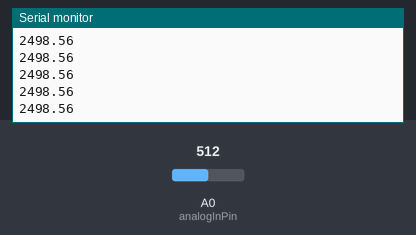
Bench run of a sketch on a simulated Arduino Uno, built with avr-gcc and run on an emulated ATmega328P. Parts: the last lines printed to the serial monitor. The test bench sets the inputs (shaded band); at power-on: A0 (analogInPin) = 512.

Above: at 1.2 s.
1.3 s: A0 (analogInPin) set to 716
At 1.9 s:
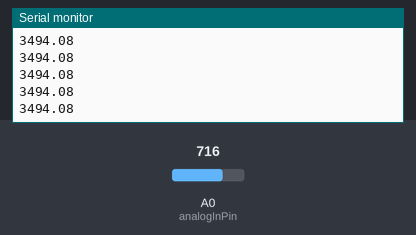
2.8 s: A0 (analogInPin) set to 900
At 3.5 s:
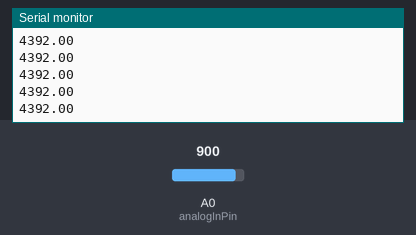
Timing chart, 0 to 5.8 s (numbered marks = the images above; inputs shaded):
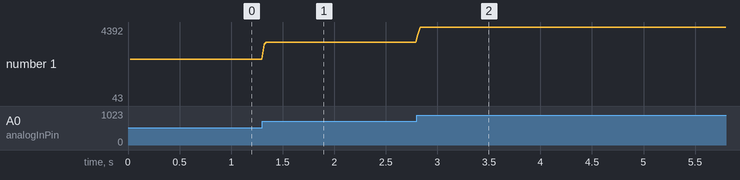

The sketch:

currsns_test.ino
```cpp
/*  SparkFun ACS712 and ACS723 Demo
    Created by George Beckstein for SparkFun
    4/30/2017
    Updated by SFE
    6/14/2018
    Uses an Arduino to set up the ACS712 and ACS723 Current Sensors
    See the product page at: https://www.sparkfun.com/products/8883
    Parts you may need:
    - 100 Ohm, 1/2W or greater resistor OR two 220 Ohm 1/4 resistors in parallel
    - ACS712 Breakout with on-board amplifier or ACS723 Current Sensor (Low Current)
    Optional equipment:
    - Oscilloscope
    - Multimeter (or two)
    - A power supply with current limiting/constant current would be handy to calibrate the device without using resistors
*/

const int analogInPin = A0;

// Number of samples to average the reading over
// Change this to make the reading smoother... but beware of buffer overflows!
const int avgSamples = 10;

int sensorValue = 0;

float sensitivity = 100.0 / 500.0; //100mA per 500mV = 0.2
float Vref = 2500; // Output voltage with no current: ~ 2500mV or 2.5V

void setup() {
  // initialize serial communications at 9600 bps:
  Serial.begin(9600);
}

void loop() {
  // read the analog in value:
  for (int i = 0; i < avgSamples; i++)
  {
    sensorValue += analogRead(analogInPin);

    // wait 2 milliseconds before the next loop
    // for the analog-to-digital converter to settle
    // after the last reading:
    delay(2);

  }

  sensorValue = sensorValue / avgSamples;

  // The on-board ADC is 10-bits -> 2^10 = 1024 -> 5V / 1024 ~= 4.88mV
  // The voltage is in millivolts
  float voltage = 4.88 * sensorValue;

  // This will calculate the actual current (in mA)
  // Using the Vref and sensitivity settings you configure
  float current = (voltage - Vref) * sensitivity;

  // This is the raw sensor value, not very useful without some calculations
  //Serial.print(sensorValue);

  /*************************************************************************************
   * Step 1.)
   * Uncomment and run the following code to set up the baseline voltage
   * (the voltage with 0 current flowing through the device).
   * Make sure no current is flowing through the IP+ and IP- terminals during this part!
   *
   * The output units are in millivolts. Use the Arduino IDE's Tools->Serial Plotter
   * To see a plot of the output. Adjust the Vref potentiometer to set the reference
   * voltage. This allows the sensor to output positive and negative currents!
   *************************************************************************************/

  Serial.print(voltage);
  //Serial.print("mV");

  /*************************************************************************************
   * Step 2.)
   * Keep running the same code as above to set up the sensitivity
   * (how many millivolts are output per Amp of current.
   *
   * This time, use a known load current (measure this with a multimeter)
   * to give a constant output voltage. Adjust the sensitivity by turning the
   * gain potentiometer.
   *
   * The sensitivity will be (Vreading - Vref)/(known current).
   *************************************************************************************/

    /*************************************************************************************
   * Step 3.)
   * Comment out the code used for the last two parts and uncomment the following code.
   * When you have performed the calibration steps above, make sure to change the
   * global variables "sensitivity" and "Vref" to what you have set up.
   *
   * This next line of code will print out the calculated current from these parameters.
   * The output is in mA
   *************************************************************************************/

  //Serial.print(current);
  //Serial.print("mA");


  // -- DO NOT UNCOMMENT BELOW THIS LINE --
  Serial.print("\n");

  // Reset the sensor value for the next reading
  sensorValue = 0;
}
```

Measured:
- after the input at 1.3 s, the serial monitor: prints a new line at once (image 1)
- after the input at 2.8 s, the serial monitor: prints a new line at once (image 2)
- plotted number 1: 2498.56 → 3494.08 after the input at 1.3 s, 3494.08 → 43 after the input at 2.8 s
